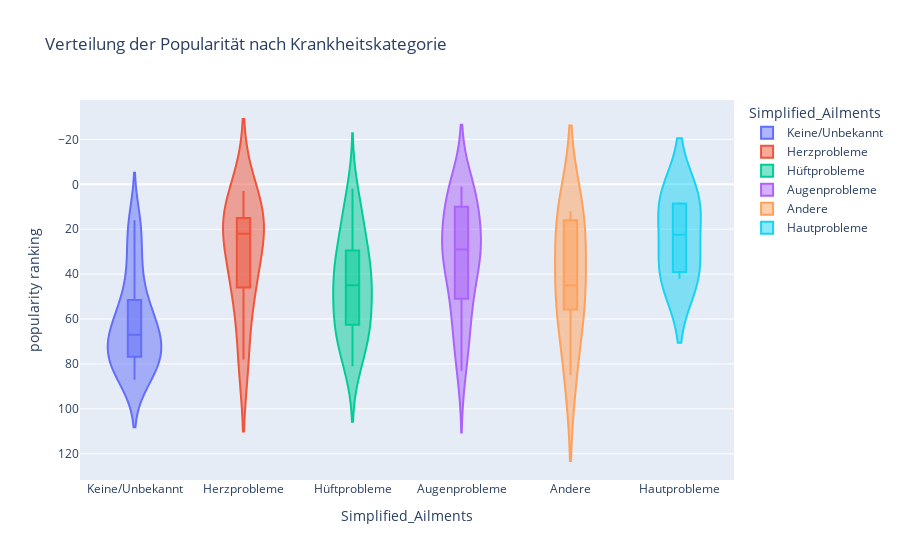

Notebook cell for this chart:
### Code cell
fig = px.violin(
    data,
    x='Simplified_Ailments',
    y='popularity ranking',
    color='Simplified_Ailments',
    box=True,
    title='Verteilung der Popularität nach Krankheitskategorie'
)
fig.update_yaxes(autorange='reversed')

### Figure 1 — Plotly figure (JSON) as saved in the notebook; plotly's stock layout.template omitted (floating-point values rounded to 4 significant figures)
{"data": [{"alignmentgroup": "True", "box": {"visible": true}, "hovertemplate": "Simplified_Ailments=%{x}<br>popularity ranking=%{y}<extra></extra>", "legendgroup": "Keine/Unbekannt", "marker": {"color": "#636efa"}, "name": "Keine/Unbekannt", "offsetgroup": "Keine/Unbekannt", "orientation": "v", "scalegroup": "True", "showlegend": true, "type": "violin", "x": ["Keine/Unbekannt", "Keine/Unbekannt", "Keine/Unbekannt", "Keine/Unbekannt", "Keine/Unbekannt", "Keine/Unbekannt", "Keine/Unbekannt", "Keine/Unbekannt", "Keine/Unbekannt", "Keine/Unbekannt", "Keine/Unbekannt", "Keine/Unbekannt", "Keine/Unbekannt", "Keine/Unbekannt", "Keine/Unbekannt", "Keine/Unbekannt", "Keine/Unbekannt", "Keine/Unbekannt", "Keine/Unbekannt", "Keine/Unbekannt", "Keine/Unbekannt", "Keine/Unbekannt", "Keine/Unbekannt"], "x0": " ", "xaxis": "x", "y": [61, 16, 51, 30, 73, 34, 69, 84, 77, 46, 67, 82, 86, 87, 75, 64, 76, 80, 66, 18, 59, 53, 71], "y0": " ", "yaxis": "y"}, {"alignmentgroup": "True", "box": {"visible": true}, "hovertemplate": "Simplified_Ailments=%{x}<br>popularity ranking=%{y}<extra></extra>", "legendgroup": "Herzprobleme", "marker": {"color": "#EF553B"}, "name": "Herzprobleme", "offsetgroup": "Herzprobleme", "orientation": "v", "scalegroup": "True", "showlegend": true, "type": "violin", "x": ["Herzprobleme", "Herzprobleme", "Herzprobleme", "Herzprobleme", "Herzprobleme", "Herzprobleme", "Herzprobleme", "Herzprobleme"], "x0": " ", "xaxis": "x", "y": [48, 3, 21, 17, 13, 23, 78, 44], "y0": " ", "yaxis": "y"}, {"alignmentgroup": "True", "box": {"visible": true}, "hovertemplate": "Simplified_Ailments=%{x}<br>popularity ranking=%{y}<extra></extra>", "legendgroup": "Hüftprobleme", "marker": {"color": "#00cc96"}, "name": "Hüftprobleme", "offsetgroup": "Hüftprobleme", "orientation": "v", "scalegroup": "True", "showlegend": true, "type": "violin", "x": ["Hüftprobleme", "Hüftprobleme", "Hüftprobleme", "Hüftprobleme", "Hüftprobleme", "Hüftprobleme", "Hüftprobleme", "Hüftprobleme", "Hüftprobleme", "Hüftprobleme", "Hüftprobleme", "Hüftprobleme", "Hüftprobleme", "Hüftprobleme", "Hüftprobleme", "Hüftprobleme", "Hüftprobleme", "Hüftprobleme", "Hüftprobleme", "Hüftprobleme", "Hüftprobleme", "Hüftprobleme", "Hüftprobleme", "Hüftprobleme"], "x0": " ", "xaxis": "x", "y": [81, 15, 74, 55, 40, 65, 79, 58, 62, 24, 49, 37, 63, 31, 70, 10, 60, 2, 28, 19, 38, 43, 47, 41], "y0": " ", "yaxis": "y"}, {"alignmentgroup": "True", "box": {"visible": true}, "hovertemplate": "Simplified_Ailments=%{x}<br>popularity ranking=%{y}<extra></extra>", "legendgroup": "Augenprobleme", "marker": {"color": "#ab63fa"}, "name": "Augenprobleme", "offsetgroup": "Augenprobleme", "orientation": "v", "scalegroup": "True", "showlegend": true, "type": "violin", "x": ["Augenprobleme", "Augenprobleme", "Augenprobleme", "Augenprobleme", "Augenprobleme", "Augenprobleme", "Augenprobleme", "Augenprobleme", "Augenprobleme", "Augenprobleme", "Augenprobleme", "Augenprobleme", "Augenprobleme", "Augenprobleme", "Augenprobleme", "Augenprobleme", "Augenprobleme", "Augenprobleme", "Augenprobleme", "Augenprobleme", "Augenprobleme"], "x0": " ", "xaxis": "x", "y": [27, 50, 29, 20, 32, 1, 56, 11, 4, 33, 26, 39, 83, 72, 25, 68, 7, 5, 35, 54, 6], "y0": " ", "yaxis": "y"}, {"alignmentgroup": "True", "box": {"visible": true}, "hovertemplate": "Simplified_Ailments=%{x}<br>popularity ranking=%{y}<extra></extra>", "legendgroup": "Andere", "marker": {"color": "#FFA15A"}, "name": "Andere", "offsetgroup": "Andere", "orientation": "v", "scalegroup": "True", "showlegend": true, "type": "violin", "x": ["Andere", "Andere", "Andere", "Andere", "Andere", "Andere", "Andere"], "x0": " ", "xaxis": "x", "y": [12, 22, 57, 85, 14, 45, 52], "y0": " ", "yaxis": "y"}, {"alignmentgroup": "True", "box": {"visible": true}, "hovertemplate": "Simplified_Ailments=%{x}<br>popularity ranking=%{y}<extra></extra>", "legendgroup": "Hautprobleme", "marker": {"color": "#19d3f3"}, "name": "Hautprobleme", "offsetgroup": "Hautprobleme", "orientation": "v", "scalegroup": "True", "showlegend": true, "type": "violin", "x": ["Hautprobleme", "Hautprobleme", "Hautprobleme", "Hautprobleme"], "x0": " ", "xaxis": "x", "y": [36, 8, 9, 42], "y0": " ", "yaxis": "y"}], "layout": {"legend": {"title": {"text": "Simplified_Ailments"}, "tracegroupgap": 0}, "title": {"text": "Verteilung der Popularität nach Krankheitskategorie"}, "violinmode": "overlay", "xaxis": {"anchor": "y", "categoryarray": ["Keine/Unbekannt", "Herzprobleme", "Hüftprobleme", "Augenprobleme", "Andere", "Hautprobleme"], "categoryorder": "array", "domain": [0, 1], "title": {"text": "Simplified_Ailments"}}, "yaxis": {"anchor": "x", "autorange": "reversed", "domain": [0, 1], "title": {"text": "popularity ranking"}}}}
